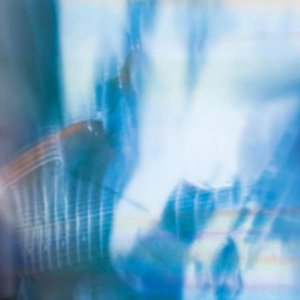
#> input picture exercises/pic2.jpg, 300 x 300 px
$ python ex4.py
#> lines starting #> are read from the running program, lines starting #| are printed output that depends on the picture
import numpy as np
import cv2
from matplotlib import pyplot as plt

image = cv2.imread("pic2.jpg")
#> image is the input picture: shape (300, 300, 3); mean B, G, R 198.6, 171.1, 124.6
hsv = cv2.cvtColor(image, cv2.COLOR_BGR2HSV)
#> hsv: shape (300, 300, 3); mean H, S, V 101.9, 103.3, 198.7

cv2.imshow("image", image)
cv2.imshow("hsv", hsv)

# a)

# cv2 histogram
hist = cv2.calcHist([image], [0], None, [256], [0, 256])
#> hist = 256 values, max 1696 at index 241, min 0 at index 0, mean 351.6

plt.plot(hist, color='b')
plt.xlim([0, 256])
plt.show()
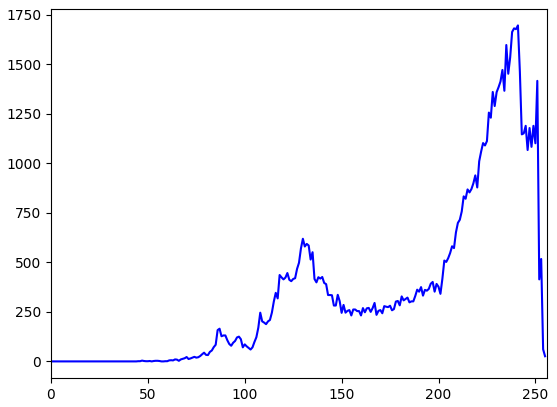
#> figure drawn by matplotlib, 1 panel; curve peaks at x = 241, y = 1696

cv2.waitKey(0)
cv2.destroyAllWindows()

# b)

$ run again, with exercises/clouds.jpg copied over exercises/pic2.jpg
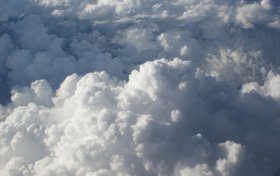
#> input picture exercises/clouds.jpg, 280 x 176 px
#> image is the input picture: shape (176, 280, 3); mean B, G, R 144.5, 132, 122.4
#> hsv: shape (176, 280, 3); mean H, S, V 94.6, 48.5, 145.2
#> hist = 256 values, max 795 at index 129, min 0 at index 0, mean 192.5
#> `plt.show()`:
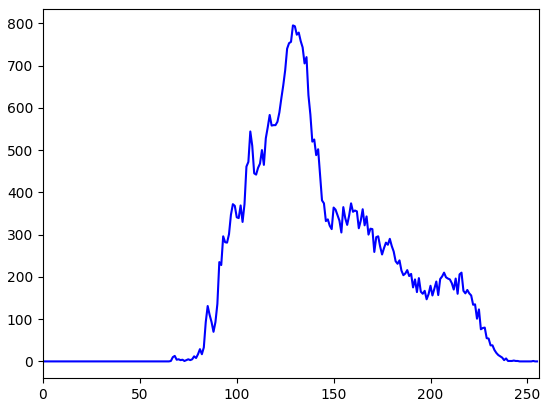
#> figure drawn by matplotlib, 1 panel; curve peaks at x = 129, y = 795
